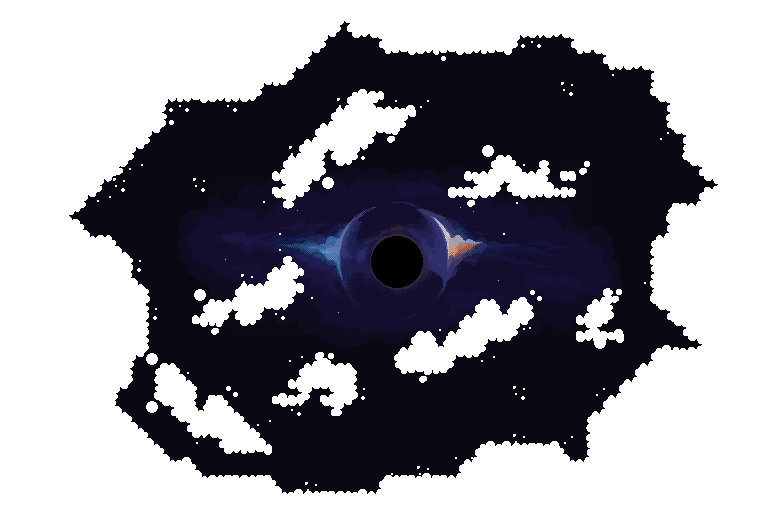

The image is a tile-based game level rendered from a .tmx file. Its description and source (layers, tilesets, objects; grid data summarised) follow:
An orthogonal 48x32 tile map with 16x16 px tiles, 5 tile layers (Back, Buildings, Paths, Front, ...).

<map version="1.10" tiledversion="1.10.2" orientation="orthogonal" renderorder="right-down" width="48" height="32" tilewidth="16" tileheight="16" infinite="0" nextlayerid="20" nextobjectid="1">
 <tileset firstgid="1" source="domainexpansion.tsx" />
 <layer id="18" name="Back" width="48" height="32">
  <data>[1536 cells, 1536 non-empty, 335 distinct tile ids]</data>
 </layer>
 <layer id="5" name="Buildings" width="48" height="32">
  <data>[1536 cells, 67 non-empty, 9 distinct tile ids]</data>
 </layer>
 <layer id="11" name="Paths" width="48" height="32">
  <data>[1536 cells, 0 non-empty, 0 distinct tile ids]</data>
 </layer>
 <layer id="6" name="Front" width="48" height="32">
  <data>[1536 cells, 987 non-empty, 30 distinct tile ids]</data>
 </layer>
 <layer id="12" name="AlwaysFront" width="48" height="32">
  <data>[1536 cells, 0 non-empty, 0 distinct tile ids]</data>
 </layer>
 <objectgroup id="13" name="Back" />
 <objectgroup id="14" name="Buildings" />
 <objectgroup id="15" name="Paths" />
 <objectgroup id="16" name="Front" />
 <objectgroup id="17" name="AlwaysFront" />
</map>
